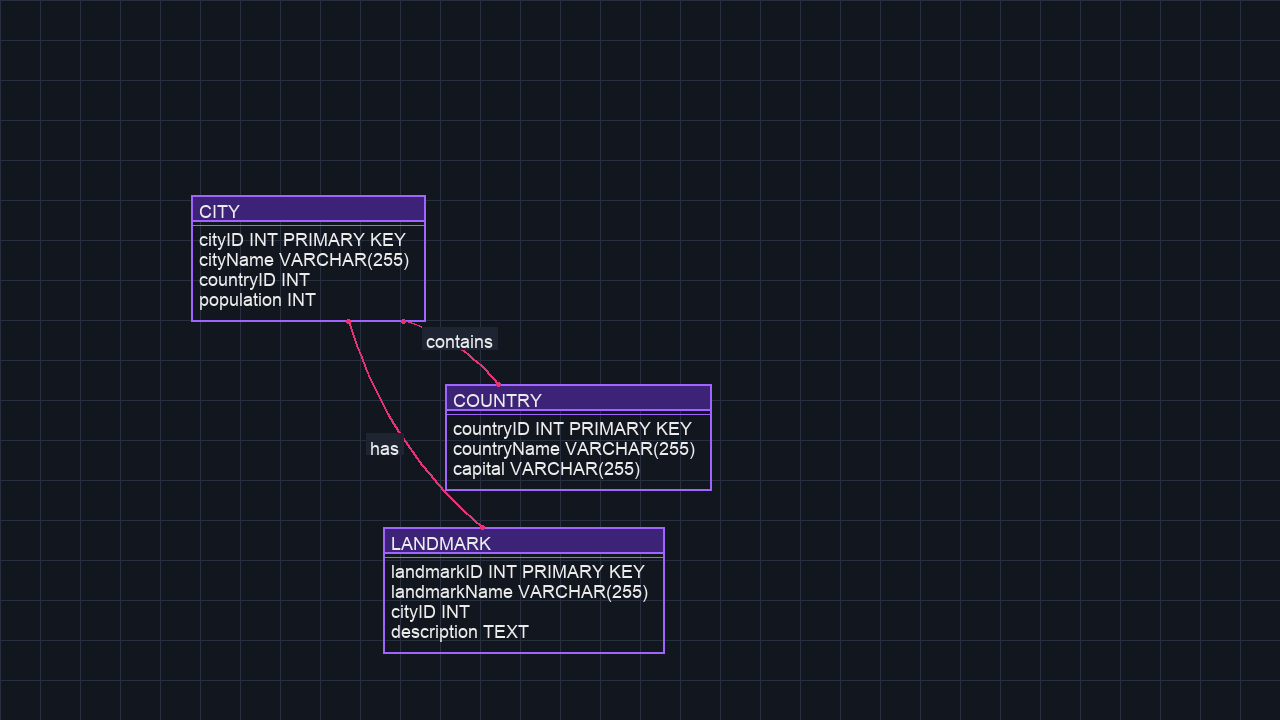
#> input picture data/train/images/image_046xyz.png, 1280 x 720 px; its folder holds 4 pictures in this run
$ jupyter execute exploration.ipynb
#> lines starting #> are read from the running program, lines starting #| are printed output that depends on the picture
# Exploratory Data Analysis

This notebook is used for exploratory data analysis (EDA) on the training dataset and the golden test set. The goal is to visualize the dataset, understand its structure, and identify any potential issues before training the machine learning model.

[cell 1]
# Import necessary libraries
import os
import matplotlib.pyplot as plt
import cv2
import numpy as np

# Define paths to the datasets
train_images_path = '../data/train/images/'
golden_test_images_path = '../data/test/golden_test_set/images/'

# Function to display a sample of images from a directory
def display_sample_images(image_dir, num_images=5):
#> called with image_dir = '../data/train/images/', num_images = 5
    images = os.listdir(image_dir)[:num_images]
    plt.figure(figsize=(15, 5))
    for i, img_name in enumerate(images):
        img_path = os.path.join(image_dir, img_name)
        img = cv2.imread(img_path)
#> img is the input picture: shape (720, 1280, 3); mean B, G, R 37.3, 26.5, 23.5
        img = cv2.cvtColor(img, cv2.COLOR_BGR2RGB)
        plt.subplot(1, num_images, i + 1)
        plt.imshow(img)
        plt.axis('off')
        plt.title(img_name)
    plt.show()
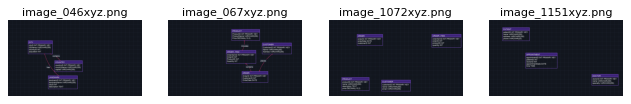
#> figure drawn by matplotlib, 4 panels

# Display sample images from the training dataset
display_sample_images(train_images_path)

# Display sample images from the golden test set
display_sample_images(golden_test_images_path)

# Further analysis can be added below, such as:
# - Image dimensions
# - Class distribution
# - Data augmentation techniques
# - Any preprocessing steps needed for training
